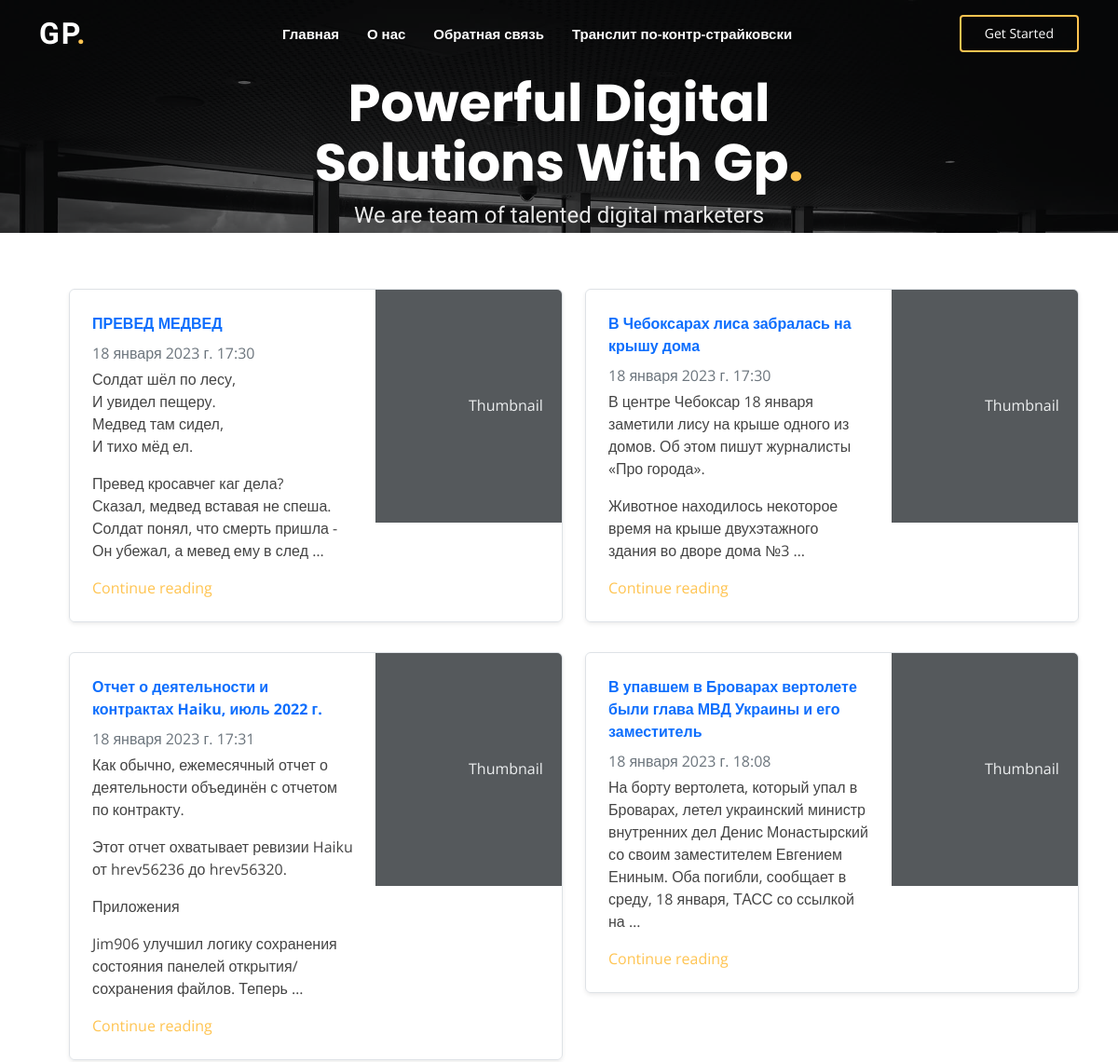
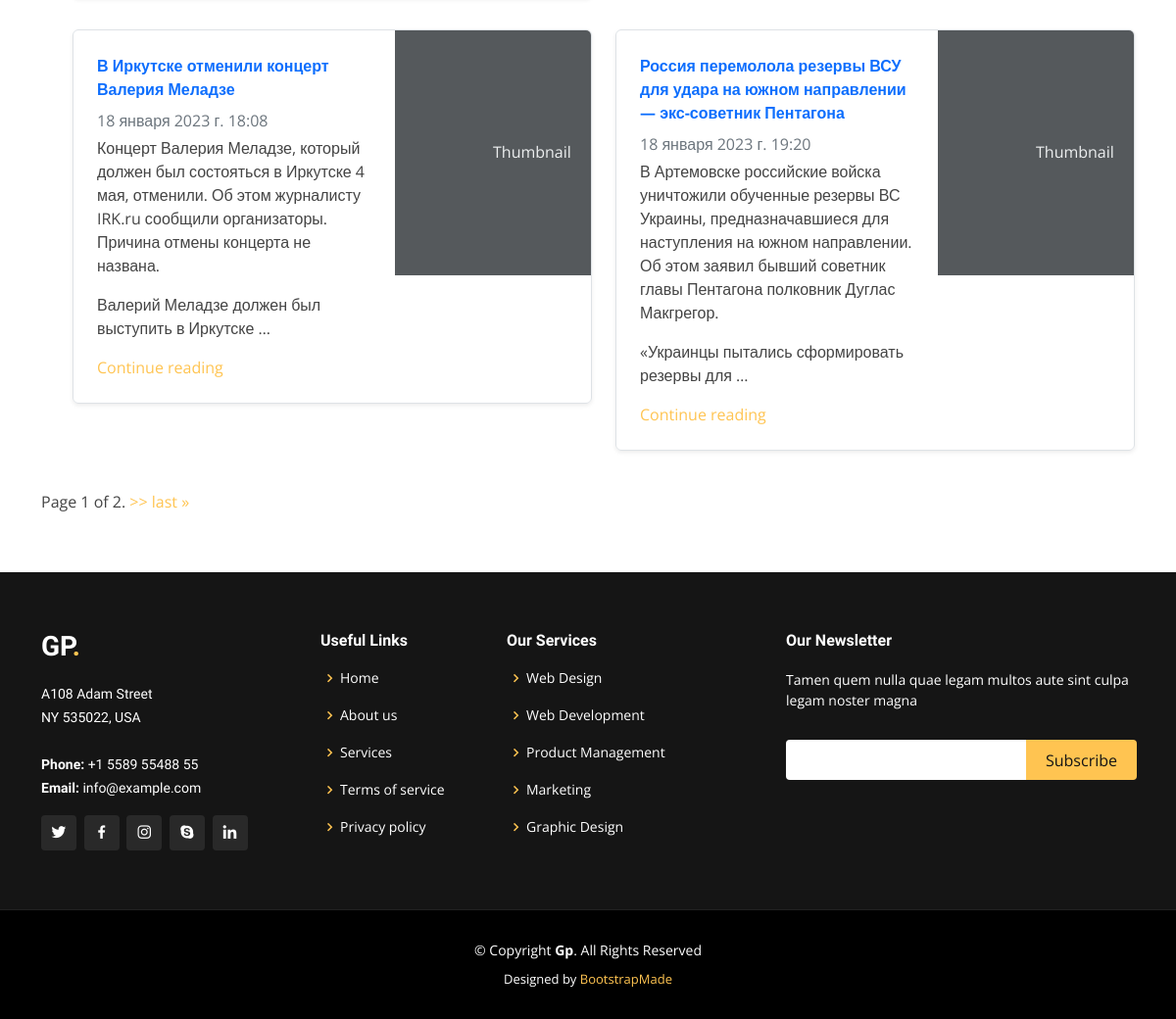
Page /blog/ on the earlier database version (2 pictures, top to bottom).
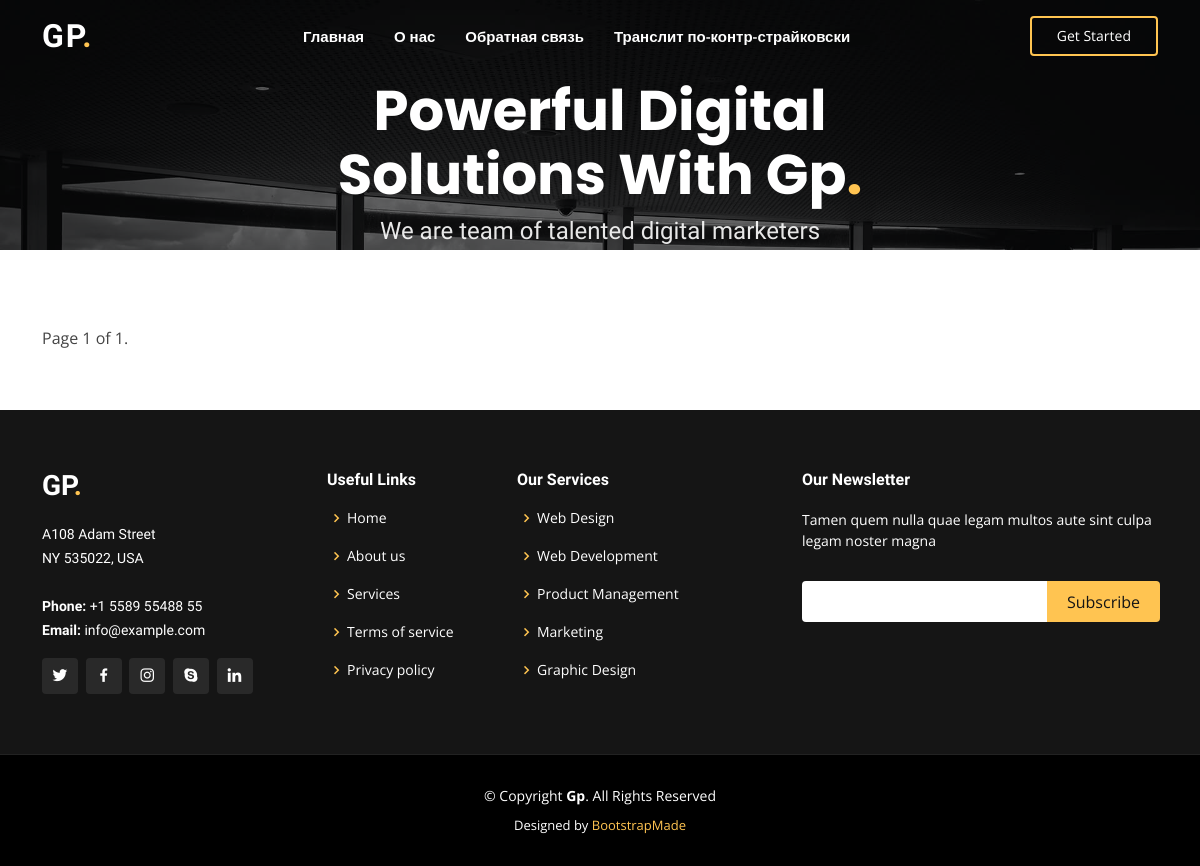
Same page on the later database version.
### blog/models.py (models this page shows)
class Blog(models.Model):
    title = models.CharField(max_length=255)
    content = models.TextField(blank=True)
    time_create = models.DateTimeField(auto_now_add=True)
    time_update = models.DateTimeField(auto_now=True)
    is_published = models.BooleanField(default=True)

### blog/views.py (the view)
# urls.py: path('', index, name='home'),
def index(request, page=1):
    page_size = 6;
    paginator = Paginator(Blog.objects.all(), page_size);
    page_number = 1;
    page_obj = paginator.get_page(page);
    chuncked = list();
    ch_size = 2;
    for i in range(0,len(page_obj), ch_size):
        chuncked.append(page_obj[i:i+ch_size]);
    print(chuncked)
    return render(request, 'blog/index.html', {'menu':menu, 'title':'Главная', 'posts':chuncked, 'page_obj':page_obj});

### blog/templates/blog/index.html (shortened to what this page needs)
{% extends 'blog/layout.html' %}
{% block content %}
<ul class="list-articles">
	{% for pc in posts %}
        <div class="row mb-2">
            {% for p in pc %}
            {% include "blog/card.html" %}
            {% endfor %}
        </div>
	{% endfor %}
</ul>
<div class="pagination">
    <span class="step-links">
        <span class="current">
            Page {{ page_obj.number }} of {{ page_obj.paginator.num_pages }}.
        </span>
        {% if page_obj.has_next %}
            <a href="{% url 'home' page_obj.next_page_number %}">>></a>
            <a href="{% url 'home' page_obj.paginator.num_pages %}">last &raquo;</a>
        {% endif %}
    </span>
</div>
{% endblock %}

### blog/templates/blog/layout.html (shortened to what this page needs)
{% load static %}
<!DOCTYPE html>
<html lang="en">
<head>
  <link href="{% static 'blog/vendor/aos/aos.css' %}" rel="stylesheet">
  <link href="{% static 'blog/vendor/bootstrap/css/bootstrap.min.css' %}" rel="stylesheet">
  <link href="{% static 'blog/vendor/bootstrap-icons/bootstrap-icons.css' %}" rel="stylesheet">
  <link href="{% static 'blog/vendor/boxicons/css/boxicons.min.css' %}" rel="stylesheet">
  <link href="{% static 'blog/vendor/glightbox/css/glightbox.min.css' %}" rel="stylesheet">
  <link href="{% static 'blog/vendor/remixicon/remixicon.css' %}" rel="stylesheet">
  <link href="{% static 'blog/vendor/swiper/swiper-bundle.min.css' %}" rel="stylesheet">
  <link href="{% static 'blog/css/style.css' %}" rel="stylesheet">
</head>
<body>
  <header id="header" class="fixed-top ">
    <div class="container d-flex align-items-center justify-content-lg-between">
      <h1 class="logo me-auto me-lg-0"><a href="/">Gp<span>.</span></a></h1>
      {% include "blog/menu.html" %}
      <a href="#about" class="get-started-btn scrollto">Get Started</a>
    </div>
  </header>
  <section id="hero" class="d-flex align-items-center justify-content-center" style="height:250px;">
    <div class="container" data-aos="fade-up">
      <div class="row justify-content-center" data-aos="fade-up" data-aos-delay="150">
        <div class="col-xl-6 col-lg-8">
          <h1>Powerful Digital Solutions With Gp<span>.</span></h1>
          <h2>We are team of talented digital marketers</h2>
        </div>
      </div>
    </div>
  </section>
  <main id="main">
    <section id="about" class="about">
      <div class="container" data-aos="fade-up">
      {% block content %}
      {% endblock %}
      </div>
    </section>
  </main>
  <footer id="footer">
    <div class="footer-top">
      <div class="container">
        <div class="row">
          <div class="col-lg-3 col-md-6">
            <div class="footer-info">
              <h3>Gp<span>.</span></h3>
              <p>
                A108 Adam Street <br>
                NY 535022, USA<br><br>
                <strong>Phone:</strong> +1 5589 55488 55<br>
                <strong>Email:</strong> info@example.com<br>
              </p>
              <div class="social-links mt-3">
                <a href="#" class="twitter"><i class="bx bxl-twitter"></i></a>
                <a href="#" class="facebook"><i class="bx bxl-facebook"></i></a>
                <a href="#" class="instagram"><i class="bx bxl-instagram"></i></a>
                <a href="#" class="google-plus"><i class="bx bxl-skype"></i></a>
                <a href="#" class="linkedin"><i class="bx bxl-linkedin"></i></a>
              </div>
            </div>
          </div>
          <div class="col-lg-2 col-md-6 footer-links">
            <h4>Useful Links</h4>
            <ul>
              <li><i class="bx bx-chevron-right"></i> <a href="#">Home</a></li>
              <li><i class="bx bx-chevron-right"></i> <a href="#">About us</a></li>
              <li><i class="bx bx-chevron-right"></i> <a href="#">Services</a></li>
              <li><i class="bx bx-chevron-right"></i> <a href="#">Terms of service</a></li>
              <li><i class="bx bx-chevron-right"></i> <a href="#">Privacy policy</a></li>
            </ul>
          </div>
          <div class="col-lg-3 col-md-6 footer-links">
            <h4>Our Services</h4>
            <ul>
              <li><i class="bx bx-chevron-right"></i> <a href="#">Web Design</a></li>
              <li><i class="bx bx-chevron-right"></i> <a href="#">Web Development</a></li>
              <li><i class="bx bx-chevron-right"></i> <a href="#">Product Management</a></li>
              <li><i class="bx bx-chevron-right"></i> <a href="#">Marketing</a></li>
              <li><i class="bx bx-chevron-right"></i> <a href="#">Graphic Design</a></li>
            </ul>
          </div>
          <div class="col-lg-4 col-md-6 footer-newsletter">
            <h4>Our Newsletter</h4>
            <p>Tamen quem nulla quae legam multos aute sint culpa legam noster magna</p>
            <form action="" method="post">
              <input type="email" name="email"><input type="submit" value="Subscribe">
            </form>
          </div>
        </div>
      </div>
    </div>
    <div class="container">
      <div class="copyright">
        &copy; Copyright <strong><span>Gp</span></strong>. All Rights Reserved
      </div>
      <div class="credits">
        Designed by <a href="https://bootstrapmade.com/">BootstrapMade</a>
      </div>
    </div>
  </footer>
</body>
</html>

### blog/templates/blog/menu.html (shortened to what this page needs)
<nav id="navbar" class="navbar order-last order-lg-0">
        <ul>
            {% for url_key, url_title in menu.items %}
                <li><a class="nav-link scrollto" href="{% url url_key %}">{{url_title}}</a></li>
            {% endfor %}
        </ul>
      </nav>

### blog/templates/blog/card.html
<div class="col-md-6">
              <div class="row g-0 border rounded overflow-hidden flex-md-row mb-4 shadow-sm h-md-250 position-relative">
                <div class="col p-4 d-flex flex-column position-static">
                  <strong class="d-inline-block mb-2 text-primary">{{ p.title }}</strong>
                  <div class="mb-1 text-muted">{{ p.time_create}}</div>
                  <p class="card-text mb-auto">
                  {% autoescape on %}
                    {{p.content|linebreaks|truncatewords:30}}
                  {% endautoescape %}
                  </p>
                  <a href="{% url 'one' p.id %}" target="win_one" class="stretched-link">Continue reading</a>
                </div>
                <div class="col-auto d-none d-lg-block">
                  <svg class="bd-placeholder-img" width="200" height="250" xmlns="http://www.w3.org/2000/svg" role="img" aria-label="Placeholder: Thumbnail" preserveAspectRatio="xMidYMid slice" focusable="false"><title>Placeholder</title><rect width="100%" height="100%" fill="#55595c"></rect><text x="50%" y="50%" fill="#eceeef" dy=".3em">Thumbnail</text></svg>
                </div>
              </div>
            </div>

### blog/static/blog/css/style.css (style rules this page uses)
body { font-family: "Open Sans", sans-serif; color: #444444; }
a { color: #ffc451; text-decoration: none; }
h1, h2, h3, h4, h5, h6 { font-family: "Raleway", sans-serif; }
#header { transition: all 0.5s; z-index: 997; padding: 15px 0; }
#header .logo { font-size: 32px; margin: 0; padding: 0; line-height: 1; font-weight: 700; letter-spacing: 2px; text-transform: uppercase; }
#header .logo a { color: #fff; }
#header .logo a span { color: #ffc451; }
.get-started-btn { color: #fff; border-radius: 4px; padding: 7px 25px 8px 25px; white-space: nowrap; transition: 0.3s; font-size: 14px; display: inline-block; border: 2px solid #ffc451; }
.navbar { padding: 0; }
.navbar ul { margin: 0; padding: 0; display: flex; list-style: none; align-items: center; }
.navbar li { position: relative; }
.navbar a, .navbar a:focus { display: flex; align-items: center; justify-content: space-between; padding: 10px 0 10px 30px; font-size: 15px; font-weight: 600; color: #fff; white-space: nowrap; transition: 0.3s; }
#hero { width: 100%; height: 100vh; background: url("../img/hero-bg.jpg") top center; background-size: cover; position: relative; }
#hero:before { content: ""; background: rgba(0, 0, 0, 0.6); position: absolute; bottom: 0; top: 0; left: 0; right: 0; }
#hero .container { position: relative; padding-top: 74px; text-align: center; }
#hero h1 { margin: 0; font-size: 56px; font-weight: 700; line-height: 64px; color: #fff; font-family: "Poppins", sans-serif; }
#hero h1 span { color: #ffc451; }
#hero h2 { color: rgba(255, 255, 255, 0.9); margin: 10px 0 0 0; font-size: 24px; }
section { padding: 60px 0; overflow: hidden; }
#footer { background: black; padding: 0 0 30px 0; color: #fff; font-size: 14px; }
#footer .footer-top { background: #151515; border-bottom: 1px solid #222222; padding: 60px 0 30px 0; }
#footer .footer-top .footer-info { margin-bottom: 30px; }
#footer .footer-top .footer-info h3 { font-size: 28px; margin: 0 0 20px 0; padding: 2px 0 2px 0; line-height: 1; font-weight: 700; text-transform: uppercase; }
#footer .footer-top .footer-info h3 span { color: #ffc451; }
#footer .footer-top .footer-info p { font-size: 14px; line-height: 24px; margin-bottom: 0; font-family: "Raleway", sans-serif; color: #fff; }
#footer .footer-top .social-links a { font-size: 18px; display: inline-block; background: #292929; color: #fff; line-height: 1; padding: 8px 0; margin-right: 4px; border-radius: 4px; text-align: center; width: 36px; height: 36px; transition: 0.3s; }
#footer .footer-top h4 { font-size: 16px; font-weight: 600; color: #fff; position: relative; padding-bottom: 12px; }
#footer .footer-top .footer-links { margin-bottom: 30px; }
#footer .footer-top .footer-links ul { list-style: none; padding: 0; margin: 0; }
#footer .footer-top .footer-links ul i { padding-right: 2px; color: #ffc451; font-size: 18px; line-height: 1; }
#footer .footer-top .footer-links ul li { padding: 10px 0; display: flex; align-items: center; }
#footer .footer-top .footer-links ul li:first-child { padding-top: 0; }
#footer .footer-top .footer-links ul a { color: #fff; transition: 0.3s; display: inline-block; line-height: 1; }
#footer .footer-top .footer-newsletter form { margin-top: 30px; background: #fff; padding: 6px 10px; position: relative; border-radius: 4px; }
#footer .footer-top .footer-newsletter form input[type=email] { border: 0; padding: 4px; width: calc(100% - 110px); }
#footer .footer-top .footer-newsletter form input[type=submit] { position: absolute; top: 0; right: -2px; bottom: 0; border: 0; background: none; font-size: 16px; padding: 0 20px; background: #ffc451; color: #151515; transition: 0.3s; border-radius: 0 4px 4px 0; }
#footer .copyright { text-align: center; padding-top: 30px; }
#footer .credits { padding-top: 10px; text-align: center; font-size: 13px; color: #fff; }

Differences in the rows shown:
removed Blog: title "ПРЕВЕД МЕДВЕД", time_create "18 января 2023 г. 17:30", content "Солдат шёл по лесу, И увидел пещеру. Медвед там сидел, И тихо мёд ел. Превед кросавчег каг дела? Сказал, медвед вставая не спеша. Солдат понял, что смерть пришла - Он убежал, а мевед ему в след …"
removed Blog: title "В Чебоксарах лиса забралась на крышу дома", time_create "18 января 2023 г. 17:30", content "В центре Чебоксар 18 января заметили лису на крыше одного из домов. Об этом пишут журналисты «Про города». Животное находилось некоторое время на крыше двухэтажного здания во дворе дома №3 …"
removed Blog: title "Отчет о деятельности и контрактах Haiku, июль 2022 г.", time_create "18 января 2023 г. 17:31", content "Как обычно, ежемесячный отчет о деятельности объединён с отчетом по контракту. Этот отчет охватывает ревизии Haiku от hrev56236 до hrev56320. Приложения Jim906 улучшил логику сохранения состояния панелей открытия/сохранения файлов. Теперь …"
removed Blog: title "В упавшем в Броварах вертолете были глава МВД Украины и его заместитель", time_create "18 января 2023 г. 18:08", content "На борту вертолета, который упал в Броварах, летел украинский министр внутренних дел Денис Монастырский со своим заместителем Евгением Ениным. Оба погибли, сообщает в среду, 18 января, ТАСС со ссылкой на …"
removed Blog: title "В Иркутске отменили концерт Валерия Меладзе", time_create "18 января 2023 г. 18:08", content "Концерт Валерия Меладзе, который должен был состояться в Иркутске 4 мая, отменили. Об этом журналисту IRK.ru сообщили организаторы. Причина отмены концерта не названа. Валерий Меладзе должен был выступить в Иркутске …"
removed Blog: title "Россия перемолола резервы ВСУ для удара на южном направлении — экс-советник Пентагона", time_create "18 января 2023 г. 19:20", content "В Артемовске российские войска уничтожили обученные резервы ВС Украины, предназначавшиеся для наступления на южном направлении. Об этом заявил бывший советник главы Пентагона полковник Дуглас Макгрегор. «Украинцы пытались сформировать резервы для …"
Other differences:
{{ page_obj.paginator.num_pages }}: "2" → "1"
text no longer shown: ">> last »"
